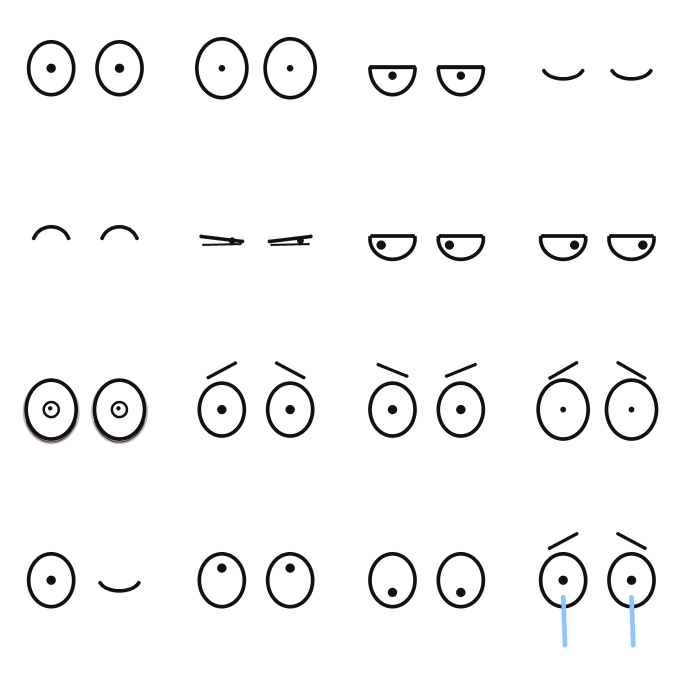
#> input picture engine/assets/faces/girl_eyes.png, 2048 x 2048 px (shown at 1/3 size); its folder holds 3 pictures in this run
$ python options.py ../assets/faces/face_atlas_v3.png ../assets/faces/girl_eyes.png
#> lines starting #> are read from the running program, lines starting #| are printed output that depends on the picture
### engine/tools/kit.py
"""Settings and machine lookups shared by the studio tools (plain python, not Blender).

config.json next to rbx/ overrides any key in DEFAULTS. Nothing here is required: with no
config.json every tool behaves as before (auto-detects Blender, fonts, whisper)."""
import glob, json, os, platform, re, shutil, subprocess, sys

STUDIO = os.path.dirname(os.path.dirname(os.path.abspath(__file__)))
SYSTEM = platform.system()  # Windows / Darwin / Linux

DEFAULTS = {
    "blender": "",                        # Blender executable; empty = auto-detect
    "flashloop_voice_id": "",             # the narrator cloned into this user's Flashloop account (set on first use)
    "flashloop_voice_model": "",          # empty = Flashloop's v4 voiceover model (see SKILL.md step 3)
    "fallback_voice_id": "AaOhDHYJ1XLZk74lXhdE",  # Flashloop built-in "Caleb", used only if the clone is unavailable
    "image_model": "nano-banana-2",       # Flashloop model for character sheets, textures and covers
    "whisper_python": "",                 # a python that has faster-whisper; empty = the python running the tool
    "whisper_model": "base.en",           # fast 140MB model (aligns to script.txt in ~5s instead of 400s)
    "music_url": "https://www.youtube.com/watch?v=ecvbCDTcAco",  # TEMPOREX - Numbers
    "music_speed": 1.5,
    "music_mode": "tempo",                # tempo = same pitch, speed = pitched up
    "caption_font": "",                   # empty = Segoe UI Black on Windows, Arial Black elsewhere
}


# [6 lines left out: function cfg, not called in this run]


def save_cfg(c):
    json.dump(c, open(os.path.join(STUDIO, "config.json"), "w", encoding="utf-8"), indent=2)


def caption_font(c=None):
    c = c or cfg()
    return c.get("caption_font") or ("Segoe UI Black" if SYSTEM == "Windows" else "Arial Black")


# ---- Blender ---------------------------------------------------------------------------
def _ver_key(path):
    m = re.search(r"(\d+)\.(\d+)", path)
    return (int(m.group(1)), int(m.group(2))) if m else (0, 0)


# [45 lines left out: functions blender_candidates, find_blender, blender_version, not called in this run]


# ---- fonts (for Pillow textures and contact sheets) -------------------------------------
_ROLE = {"ariblk.ttf": "black", "arialbd.ttf": "bold", "arial.ttf": "regular", "segoeprb.ttf": "hand",
         "segoepr.ttf": "hand", "inkfree.ttf": "hand", "impact.ttf": "black"}
_CHAIN = {
    "black": ["ariblk.ttf", "Arial Black.ttf", "Impact.ttf", "impact.ttf", "DejaVuSans-Bold.ttf", "LiberationSans-Bold.ttf"],
    "bold": ["arialbd.ttf", "Arial Bold.ttf", "DejaVuSans-Bold.ttf", "LiberationSans-Bold.ttf"],
    "regular": ["arial.ttf", "Arial.ttf", "DejaVuSans.ttf", "LiberationSans-Regular.ttf"],
    "hand": ["segoeprb.ttf", "segoepr.ttf", "Inkfree.ttf", "Chalkduster.ttf", "Bradley Hand Bold.ttf",
             "Comic Sans MS Bold.ttf", "comicbd.ttf", "DejaVuSans-Bold.ttf"],
}
_index = None


def _font_index():
    global _index
    if _index is None:
        dirs = []
        if SYSTEM == "Windows":
            dirs = [os.path.join(os.environ.get("WINDIR", r"C:\Windows"), "Fonts"),
                    os.path.join(os.environ.get("LOCALAPPDATA", ""), "Microsoft", "Windows", "Fonts")]
        elif SYSTEM == "Darwin":
            dirs = ["/System/Library/Fonts/Supplemental", "/System/Library/Fonts", "/Library/Fonts",
                    os.path.expanduser("~/Library/Fonts")]
        else:
            dirs = ["/usr/share/fonts", "/usr/local/share/fonts", os.path.expanduser("~/.local/share/fonts"),
                    os.path.expanduser("~/.fonts")]
        dirs.insert(0, os.path.join(STUDIO, "assets", "fonts"))
        _index = {}
        for d in dirs:
            if os.path.isdir(d):
                for root, _, files in os.walk(d):
                    for f in files:
                        _index.setdefault(f.lower(), os.path.join(root, f))
    return _index


def font_path(name):
    idx = _font_index()
    for n in [name] + _CHAIN.get(_ROLE.get(name.lower(), "bold"), []):
        if n.lower() in idx:
            return idx[n.lower()]
    return None


def font(name, size):
    from PIL import ImageFont
    p = font_path(name)
    if p:
        return ImageFont.truetype(p, size)
    try:
        return ImageFont.load_default(size)
    except TypeError:
        return ImageFont.load_default()


# [19 lines that do not run on import are left out]

### engine/tools/options.py
"""Put the lead character's design options in one labelled picture for the user to pick from.
    python tools/options.py <slug> <sheet_A> <sheet_B> [<sheet_C> <sheet_D>]
Writes videos/<slug>/character_options.jpg (the sheets stacked, each under a big A/B/C/D badge)
and prints its path."""
import os, sys
from PIL import Image, ImageDraw
sys.path.insert(0, os.path.dirname(os.path.abspath(__file__)))
import kit  # noqa: E402

ROOT = os.path.dirname(os.path.dirname(os.path.abspath(__file__)))
if len(sys.argv) < 3:
    sys.exit(__doc__)
slug, files = sys.argv[1], sys.argv[2:6]
W, BAR, GAP = 1280, 84, 18

tiles = []
for f in files:
    im = Image.open(f).convert("RGB")
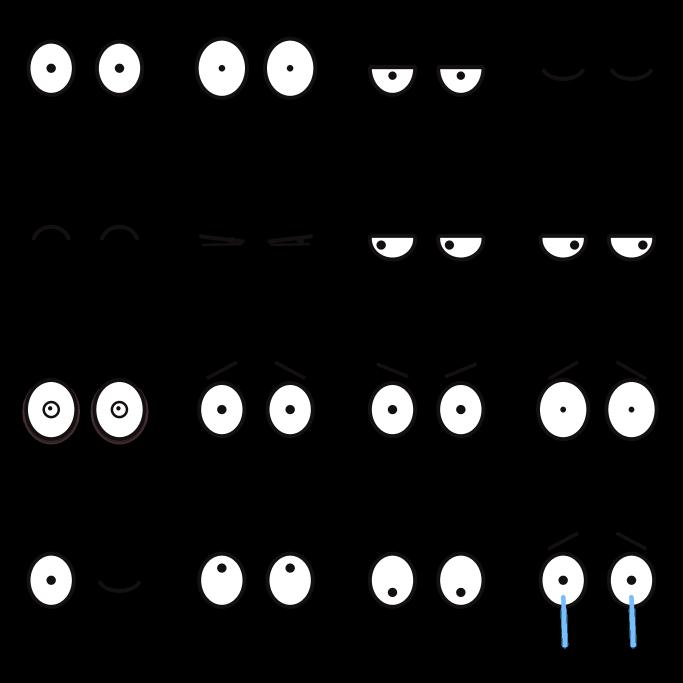
#> im: PIL image 2048x2048 RGB (shown at 1/3 size); mean R, G, B 20.2, 20.1, 20.3
    tiles.append(im.resize((W, round(im.height * W / im.width)), Image.LANCZOS))

sheet = Image.new("RGB", (W, sum(BAR + t.height + GAP for t in tiles) - GAP), (20, 20, 24))
dr = ImageDraw.Draw(sheet)
big, small = kit.font("ariblk.ttf", 58), kit.font("arialbd.ttf", 30)
y = 0
for k, t in enumerate(tiles):
    letter = "ABCD"[k]
    dr.rounded_rectangle((16, y + 10, 100, y + BAR - 6), 14, fill=(255, 205, 40))
    dr.text((58, y + BAR // 2 + 2), letter, fill=(20, 20, 24), font=big, anchor="mm")
    dr.text((120, y + BAR // 2 + 2), f"Option {letter}", fill=(240, 240, 240), font=small, anchor="lm")
    sheet.paste(t, (0, y + BAR))
    y += BAR + t.height + GAP
#> this loop made 1 pass
#> (letter, y) on pass 1: ('A', 1382)
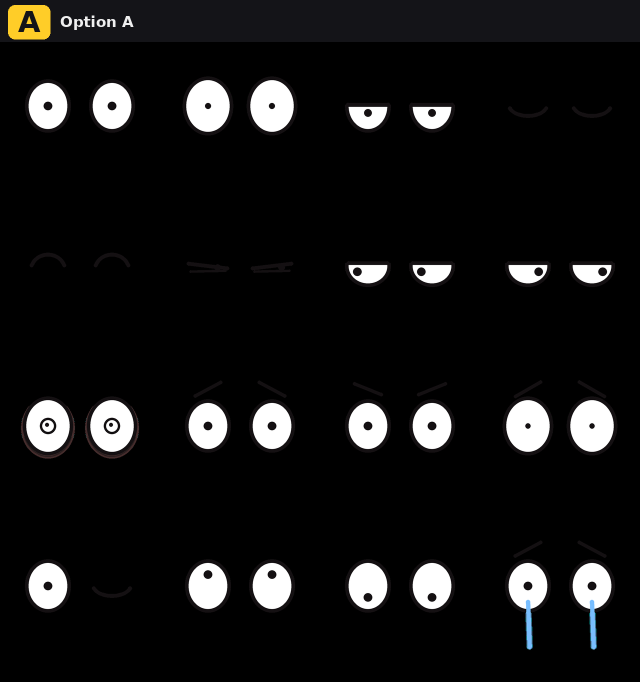
#> sheet: PIL image 1280x1364 RGB (shown at 1/2 size); mean R, G, B 21, 20.8, 20.7
#> after the loop, y = 1382

out_dir = os.path.join(ROOT, "videos", slug)
os.makedirs(out_dir, exist_ok=True)
out = os.path.join(out_dir, "character_options.jpg")
sheet.save(out, quality=90)
print(out)
